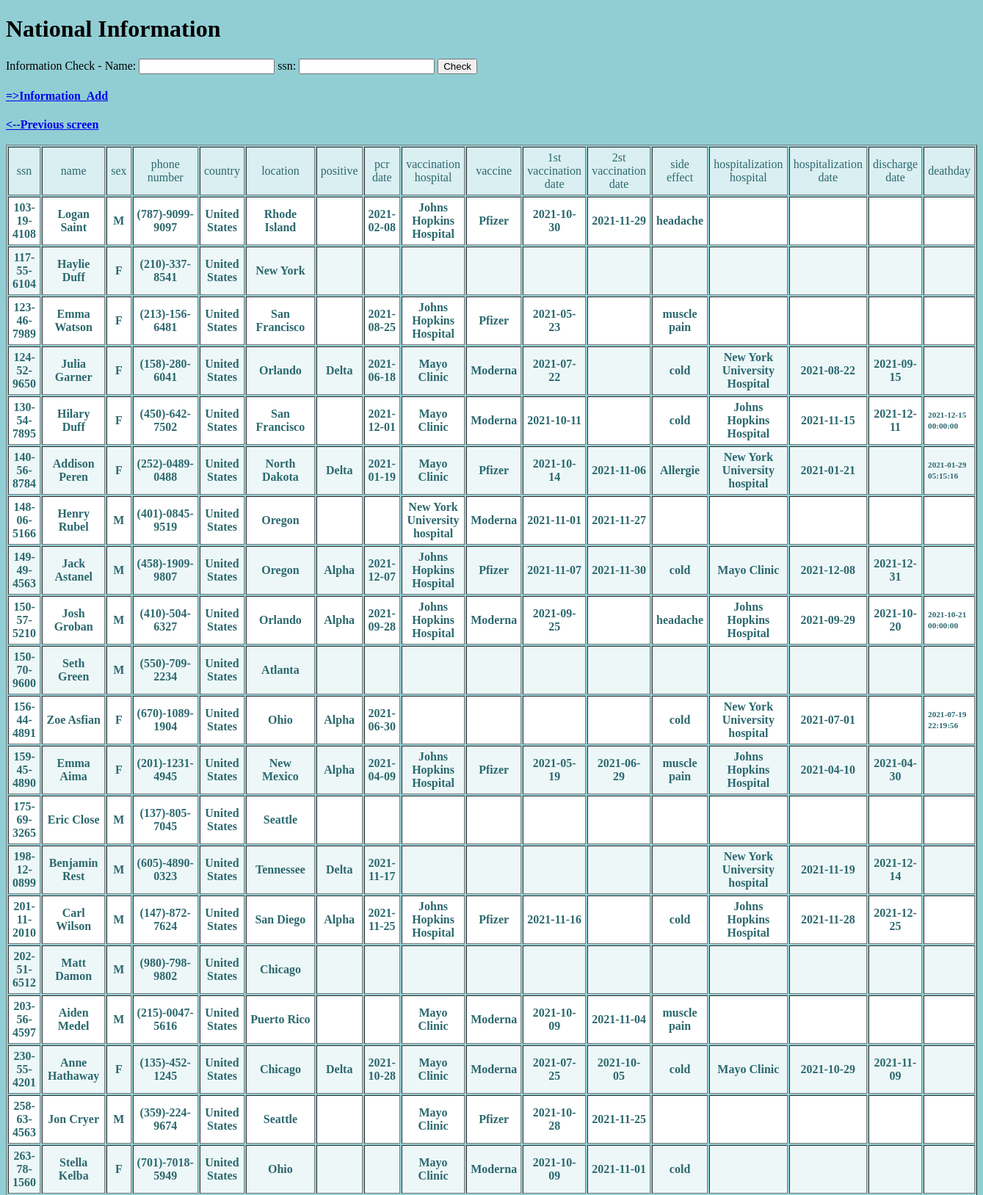
Page /american.php (upper part) on the committed database.
### tables this page shows
CREATE TABLE `people` (
  `ssn` varchar(16) NOT NULL,
  `name` varchar(30) NOT NULL,
  `sex` char(2) DEFAULT NULL,
  `phone_number` varchar(15) DEFAULT NULL,
  `country` varchar(15) NOT NULL,
  `location` varchar(20) DEFAULT NULL,
  `positive` varchar(10) DEFAULT NULL,
  `pcr_date` date DEFAULT NULL,
  `vaccination_hospital` varchar(30) DEFAULT NULL,
  `vaccine` varchar(20) DEFAULT NULL,
  `2st_vaccination_date` date DEFAULT NULL,
  `1st_vaccination_date` date DEFAULT NULL,
  `side_effect` varchar(20) DEFAULT NULL,
  `hospitalization_hospital` varchar(30) DEFAULT NULL,
  `hospitalization_date` date DEFAULT NULL,
  `discharge_date` date DEFAULT NULL,
  `deathday` datetime DEFAULT NULL,
  PRIMARY KEY (`ssn`),
  KEY `people_fk1` (`country`),
  KEY `people_fk3` (`hospitalization_hospital`),
  KEY `people_fk2` (`vaccination_hospital`),
  KEY `people_fk4` (`vaccine`),
  CONSTRAINT `people_fk1` FOREIGN KEY (`country`) REFERENCES `government` (`country`) ON DELETE CASCADE ON UPDATE CASCADE,
  CONSTRAINT `people_fk2` FOREIGN KEY (`vaccination_hospital`) REFERENCES `hospital` (`name`) ON DELETE CASCADE ON UPDATE CASCADE,
  CONSTRAINT `people_fk3` FOREIGN KEY (`hospitalization_hospital`) REFERENCES `hospital` (`name`) ON DELETE CASCADE ON UPDATE CASCADE,
  CONSTRAINT `people_fk4` FOREIGN KEY (`vaccine`) REFERENCES `pharmacist` (`name`) ON DELETE CASCADE ON UPDATE CASCADE
);

### htdocs/american.php (the view, shortened to what this page needs)
<!doctype html>
<html lang="kr">
	<head>
</head>
<HTML>
	<HEAD>
	</HEAD>
	<BODY>
	<h1> National Information </h1>
		<FORM METHOD="post" ACTION="american_check.php">
			Information Check - Name: <INPUT TYPE = "text" NAME="name" >  ssn: <INPUT TYPE = "text" NAME="ssn">
			<INPUT TYPE="submit" VALUE="Check">
			<br>
		</FORM>
		<h4><a href='american_insert.php'> =>Information_Add </a> <h4>
	</BODY>
</HTML>
<?php
   echo " <a href='index_us.php'> <--Previous screen<br></a>";
   $con=mysqli_connect("localhost", "root", "1234", "covid-19") or die("Failed to connect to covid-19!!");
   $sql ="SELECT * FROM people WHERE country='United States'";
   $ret = mysqli_query($con, $sql);
   function date_default($date){
        return $date;
    }
   echo "<br> <TABLE border=1>";
   echo "<TR>";
   echo "<TH>ssn</TH><TH>name</TH><TH>sex</TH><TH>phone number</TH><TH>country</TH><TH>location</TH><TH>positive</TH><TH>pcr date</TH>";
   echo "<TH>vaccination hospital</TH><TH>vaccine</TH><TH>1st vaccination date</TH><TH>2st vaccination date</TH><TH>side effect</TH><TH>hospitalization hospital</TH><TH>hospitalization date</TH><TH>discharge date</TH><TH>deathday</TH>";
   echo "</TR>";
   while($row = mysqli_fetch_array($ret)) {
       $fst_vaccination_date = date_default($row['1st_vaccination_date']);
       $scd_vaccination_date = date_default($row['2st_vaccination_date']);
       $hospitalization_date = date_default($row['hospitalization_date']);
       $discharge_date = date_default($row['discharge_date']);
       $deathday = date_default($row['deathday']);
   echo "<TR>";
   echo "<TD>", $row['ssn'], "</TD>";
   echo "<TD>", $row['name'], "</TD>";
   echo "<TD>", $row['sex'], "</TD>";
   echo "<TD>", $row['phone_number'], "</TD>";
   echo "<TD>", $row['country'], "</TD>";
   echo "<TD>", $row['location'], "</TD>";
   echo "<TD>", $row['positive'], "</TD>";
   echo "<TD>", $row['pcr_date'], "</TD>";
   echo "<TD>", $row['vaccination_hospital'], "</TD>";
   echo "<TD>", $row['vaccine'], "</TD>";
   echo "<TD>", $fst_vaccination_date, "</TD>";
   echo "<TD>", $scd_vaccination_date, "</TD>";
   echo "<TD>", $row['side_effect'], "</TD>";
   echo "<TD>", $row['hospitalization_hospital'], "</TD>";
   echo "<TD>", $hospitalization_date, "</TD>";
   echo "<TD>", $discharge_date, "</TD>";
   echo "<TD>", $deathday, "</TD>";
   echo "</TR>";
   }
   echo "</TABLE>"."<br>";
?>

### htdocs/american.php (style rules this page uses)
body { background-color: #91ced4; }
body * { box-sizing: border-box; }
table { width: 100%; }
table td, table th { color: #2b686e; padding: 5px; }
table td { text-align: center; vertical-align: middle; }
table td:last-child { font-size: 0.7em; line-height: 1.4; text-align: left; }
table th { background-color: #daeff1; font-weight: 200; }
table tr:nth-child(2n) { background-color: white; }
table tr:nth-child(2n+1) { background-color: #edf7f8; }

### rows in the picture
people: ssn "103-19-4108", name "Logan Saint", sex "M", phone_number "(787)-9099-9097", country "United States", location "Rhode Island", pcr_date "2021-02-08", vaccination_hospital "Johns Hopkins Hospital", vaccine "Pfizer", 1st_vaccination_date "2021-10-30", 2st_vaccination_date "2021-11-29", side_effect "headache"
people: ssn "117-55-6104", name "Haylie Duff", sex "F", phone_number "(210)-337-8541", country "United States", location "New York"
people: ssn "123-46-7989", name "Emma Watson", sex "F", phone_number "(213)-156-6481", country "United States", location "San Francisco", pcr_date "2021-08-25", vaccination_hospital "Johns Hopkins Hospital", vaccine "Pfizer", 1st_vaccination_date "2021-05-23", side_effect "muscle pain"
people: ssn "124-52-9650", name "Julia Garner", sex "F", phone_number "(158)-280-6041", country "United States", location "Orlando", positive "Delta", pcr_date "2021-06-18", vaccination_hospital "Mayo Clinic", vaccine "Moderna", 1st_vaccination_date "2021-07-22", side_effect "cold", hospitalization_hospital "New York University Hospital", hospitalization_date "2021-08-22", discharge_date "2021-09-15"
people: ssn "130-54-7895", name "Hilary Duff", sex "F", phone_number "(450)-642-7502", country "United States", location "San Francisco", pcr_date "2021-12-01", vaccination_hospital "Mayo Clinic", vaccine "Moderna", 1st_vaccination_date "2021-10-11", side_effect "cold", hospitalization_hospital "Johns Hopkins Hospital", hospitalization_date "2021-11-15", discharge_date "2021-12-11", deathday "2021-12-15 00:00:00"
people: ssn "140-56-8784", name "Addison Peren", sex "F", phone_number "(252)-0489-0488", country "United States", location "North Dakota", positive "Delta", pcr_date "2021-01-19", vaccination_hospital "Mayo Clinic", vaccine "Pfizer", 1st_vaccination_date "2021-10-14", 2st_vaccination_date "2021-11-06", side_effect "Allergie", hospitalization_hospital "New York University hospital", hospitalization_date "2021-01-21", deathday "2021-01-29 05:15:16"
people: ssn "148-06-5166", name "Henry Rubel", sex "M", phone_number "(401)-0845-9519", country "United States", location "Oregon", vaccination_hospital "New York University hospital", vaccine "Moderna", 1st_vaccination_date "2021-11-01", 2st_vaccination_date "2021-11-27"
people: ssn "149-49-4563", name "Jack Astanel", sex "M", phone_number "(458)-1909-9807", country "United States", location "Oregon", positive "Alpha", pcr_date "2021-12-07", vaccination_hospital "Johns Hopkins Hospital", vaccine "Pfizer", 1st_vaccination_date "2021-11-07", 2st_vaccination_date "2021-11-30", side_effect "cold", hospitalization_hospital "Mayo Clinic", hospitalization_date "2021-12-08", discharge_date "2021-12-31"
people: ssn "150-57-5210", name "Josh Groban", sex "M", phone_number "(410)-504-6327", country "United States", location "Orlando", positive "Alpha", pcr_date "2021-09-28", vaccination_hospital "Johns Hopkins Hospital", vaccine "Moderna", 1st_vaccination_date "2021-09-25", side_effect "headache", hospitalization_hospital "Johns Hopkins Hospital", hospitalization_date "2021-09-29", discharge_date "2021-10-20", deathday "2021-10-21 00:00:00"
people: ssn "150-70-9600", name "Seth Green", sex "M", phone_number "(550)-709-2234", country "United States", location "Atlanta"
people: ssn "156-44-4891", name "Zoe Asfian", sex "F", phone_number "(670)-1089-1904", country "United States", location "Ohio", positive "Alpha", pcr_date "2021-06-30", side_effect "cold", hospitalization_hospital "New York University hospital", hospitalization_date "2021-07-01", deathday "2021-07-19 22:19:56"
people: ssn "159-45-4890", name "Emma Aima", sex "F", phone_number "(201)-1231-4945", country "United States", location "New Mexico", positive "Alpha", pcr_date "2021-04-09", vaccination_hospital "Johns Hopkins Hospital", vaccine "Pfizer", 1st_vaccination_date "2021-05-19", 2st_vaccination_date "2021-06-29", side_effect "muscle pain", hospitalization_hospital "Johns Hopkins Hospital", hospitalization_date "2021-04-10", discharge_date "2021-04-30"
people: ssn "175-69-3265", name "Eric Close", sex "M", phone_number "(137)-805-7045", country "United States", location "Seattle"
people: ssn "198-12-0899", name "Benjamin Rest", sex "M", phone_number "(605)-4890-0323", country "United States", location "Tennessee", positive "Delta", pcr_date "2021-11-17", hospitalization_hospital "New York University hospital", hospitalization_date "2021-11-19", discharge_date "2021-12-14"
people: ssn "201-11-2010", name "Carl Wilson", sex "M", phone_number "(147)-872-7624", country "United States", location "San Diego", positive "Alpha", pcr_date "2021-11-25", vaccination_hospital "Johns Hopkins Hospital", vaccine "Pfizer", 1st_vaccination_date "2021-11-16", side_effect "cold", hospitalization_hospital "Johns Hopkins Hospital", hospitalization_date "2021-11-28", discharge_date "2021-12-25"
people: ssn "202-51-6512", name "Matt Damon", sex "M", phone_number "(980)-798-9802", country "United States", location "Chicago"
people: ssn "203-56-4597", name "Aiden Medel", sex "M", phone_number "(215)-0047-5616", country "United States", location "Puerto Rico", vaccination_hospital "Mayo Clinic", vaccine "Moderna", 1st_vaccination_date "2021-10-09", 2st_vaccination_date "2021-11-04", side_effect "muscle pain"
people: ssn "230-55-4201", name "Anne Hathaway", sex "F", phone_number "(135)-452-1245", country "United States", location "Chicago", positive "Delta", pcr_date "2021-10-28", vaccination_hospital "Mayo Clinic", vaccine "Moderna", 1st_vaccination_date "2021-07-25", 2st_vaccination_date "2021-10-05", side_effect "cold", hospitalization_hospital "Mayo Clinic", hospitalization_date "2021-10-29", discharge_date "2021-11-09"
people: ssn "258-63-4563", name "Jon Cryer", sex "M", phone_number "(359)-224-9674", country "United States", location "Seattle", vaccination_hospital "Mayo Clinic", vaccine "Pfizer", 1st_vaccination_date "2021-10-28", 2st_vaccination_date "2021-11-25"
people: ssn "263-78-1560", name "Stella Kelba", sex "F", phone_number "(701)-7018-5949", country "United States", location "Ohio", vaccination_hospital "Mayo Clinic", vaccine "Moderna", 1st_vaccination_date "2021-10-09", 2st_vaccination_date "2021-11-01", side_effect "cold"
